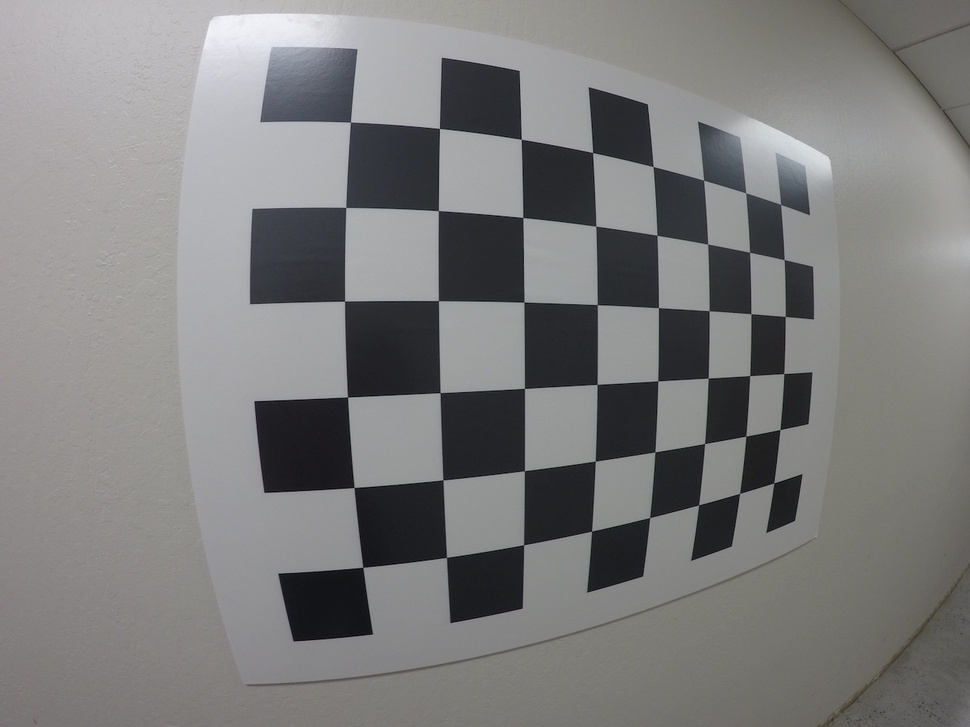
#> input picture calibration_wide/GOPR0032.jpg, 970 x 727 px, shrunk from 1280 x 960 before the run, found by its file name
$ jupyter execute --allow-errors Camera.ipynb   (shell and % lines are left out)   (older library calls are emulated)
#> lines starting #> are read from the running program, lines starting #| are printed output that depends on the picture; after the words box and inside, x2 and y2 are one past the last pixel; in counts of white or black regions, pixels touching at a corner belong together; pictures that were not available may be replaced by others from this repository, and a replacement may not be noted
[cell 1]
import numpy as np
import cv2
import glob
import matplotlib.pyplot as plt
import matplotlib.image as mpimg

img=mpimg.imread('/home/arnav08/PycharmProjects/Project 4/calibration_wide/GOPR0032.jpg')
#> img is the input picture: shape (727, 970, 3); mean R, G, B 125.1, 124.9, 124.7
plt.imshow(img)

[cell 2]
import numpy as np
import cv2
import matplotlib.pyplot as plt
import matplotlib.image as mpimg

nx= 8
ny = 6
img=cv2.imread('/home/arnav08/PycharmProjects/Project 4/calibration_wide/GOPR0032.jpg')
gray=cv2.cvtColor(img,cv2.COLOR_BGR2GRAY)

ret,corners = cv2.findChessboardCorners(gray,(nx,ny),None)
#> ret = True; corners = 48 rows, first 8: [350.4, 122], [439.4, 128.4], [521.3, 139.2], [592.7, 152.7], [653.1, 166.5], [703.6, 180.2], [745.7, 192.7], [780.6, 204.5]

if ret==True:
    cv2.drawChessboardCorners(img,(nx,ny),corners,ret)
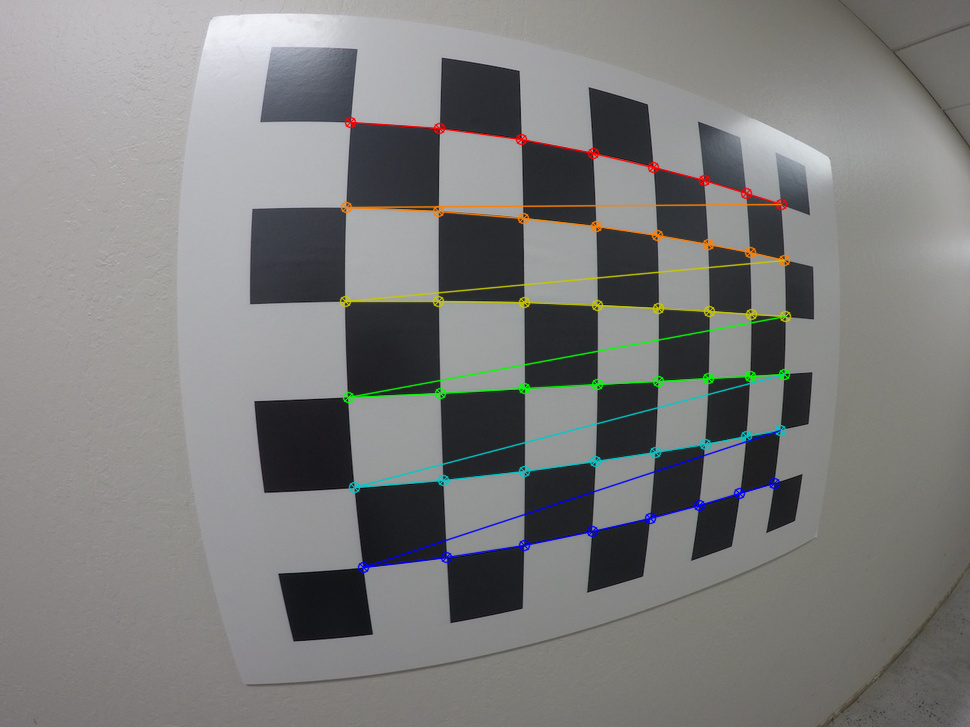
#> img: shape (727, 970, 3); mean B, G, R 124.5, 125.5, 125.4
    plt.imshow(img)

[cell 3]
# prepare object points, like (0,0,0), (1,0,0), (2,0,0) ....,(6,5,0)
objp = np.zeros((6*8,3), np.float32)
objp[:,:2] = np.mgrid[0:8, 0:6].T.reshape(-1,2)

# Arrays to store object points and image points from all the images.
objpoints = [] # 3d points in real world space
imgpoints = [] # 2d points in image plane.

# Make a list of calibration images
images = glob.glob('/home/arnav08/PycharmProjects/Project 4/calibration_wide/GO*.jpg')

# Step through the list and search for chessboard corners
for idx, fname in enumerate(images):
    img = cv2.imread(fname)
    gray = cv2.cvtColor(img, cv2.COLOR_BGR2GRAY)

    # Find the chessboard corners
    ret, corners = cv2.findChessboardCorners(gray, (8,6), None)

    # If found, add object points, image points
    if ret == True:
        objpoints.append(objp)
        imgpoints.append(corners)

        # [6 lines of commented-out code are left out]

ret, mtx, dist,rvecs,tvecs=cv2.calibrateCamera(objpoints,imgpoints, gray.shape[::-1],None,None)
#> ret = 0.315; mtx = [[424.5, 0, 493.1], [0, 424.8, 379.2], [0, 0, 1]]; dist = [[-0.253, 0.0893, -0.00083, 0.000895, -0.0178]]; rvecs = ([0.0931, -0.324, -0.0257], [0.114, -0.185, -0.0386], [0.05, 0.0227, -0.0108]); tvecs = ([-1.56, -2.8, 4.04], [-2.1, -2.83, 5.95], [-3.5, -2.76, 3.69])

#cv2.destroyAllWindows()

[cell 4]
import cv2
import numpy as np
import matplotlib.pyplot as plt
import matplotlib.image as mpimg
import numpy as np

[cell 5]
# [24 lines left out: function warp, not called in this run]

#> (a cell that did not finish here is left out)

[cell 7]
import numpy as np
import cv2
import matplotlib.pyplot as plt
import matplotlib.image as mpimg
import pickle


# Read in an image and grayscale it
image = mpimg.imread('signs_vehicles_xygrad.png')
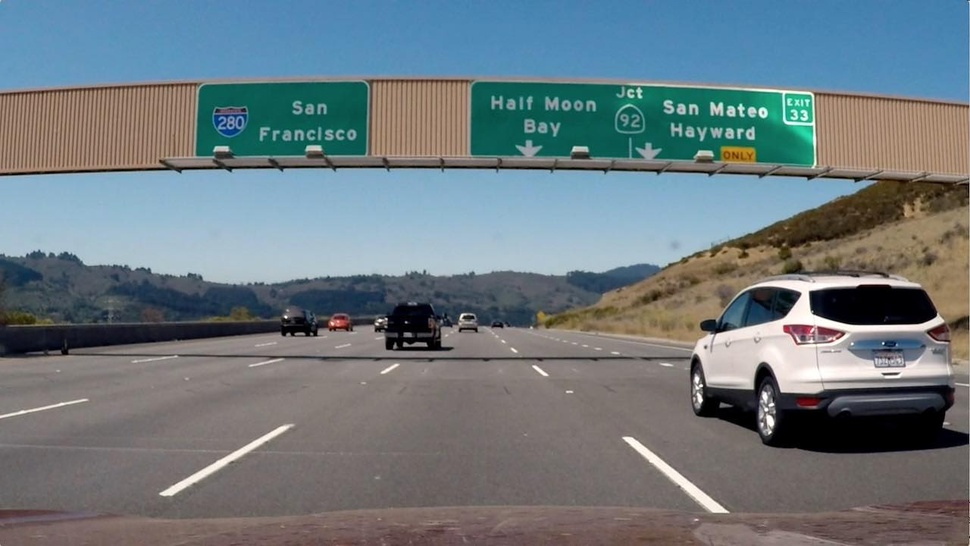
#> input picture signs_vehicles_xygrad.jpg, 970 x 546 px, shrunk from 1280 x 720 before the run, given in place of signs_vehicles_xygrad.png, which was not available
#> image is the input picture: shape (546, 970, 3); mean R, G, B 109.2, 121.6, 127.4

# Define a function that applies Sobel x or y,
# then takes an absolute value and applies a threshold.
# Note: calling your function with orient='x', thresh_min=5, thresh_max=100
# should produce output like the example image shown above this quiz.
def abs_sobel_thresh(img, orient='x', thresh_min=0, thresh_max=255):
    gray=cv2.cvtColor(img,cv2.COLOR_RGB2GRAY)
    if orient=='x':
        sobelx=cv2.Sobel(gray,cv2.CV_64F,1,0)
        abs_sobel=np.absolute(sobelx)
    if orient=='y':
        sobely=cv2.Sobel(gray,cv2.CV_64F,0,1)
        abs_sobel=np.absolute(sobely)
    scaled_sobel=np.uint8(255*abs_sobel/np.max(abs_sobel))
    binary_output = np.zeros_like(scaled_sobel)
    # Here I'm using inclusive (>=, <=) thresholds, but exclusive is ok too
    binary_output[(scaled_sobel >= thresh_min) & (scaled_sobel <= thresh_max)] = 1

    # Apply the following steps to img
    # 1) Convert to grayscale
    # 2) Take the derivative in x or y given orient = 'x' or 'y'
    # 3) Take the absolute value of the derivative or gradient
    # 4) Scale to 8-bit (0 - 255) then convert to type = np.uint8
    # 5) Create a mask of 1's where the scaled gradient magnitude
            # is > thresh_min and < thresh_max
    # 6) Return this mask as your binary_output image

    return binary_output

# Run the function
grad_binary = abs_sobel_thresh(image, orient='x', thresh_min=20, thresh_max=100)
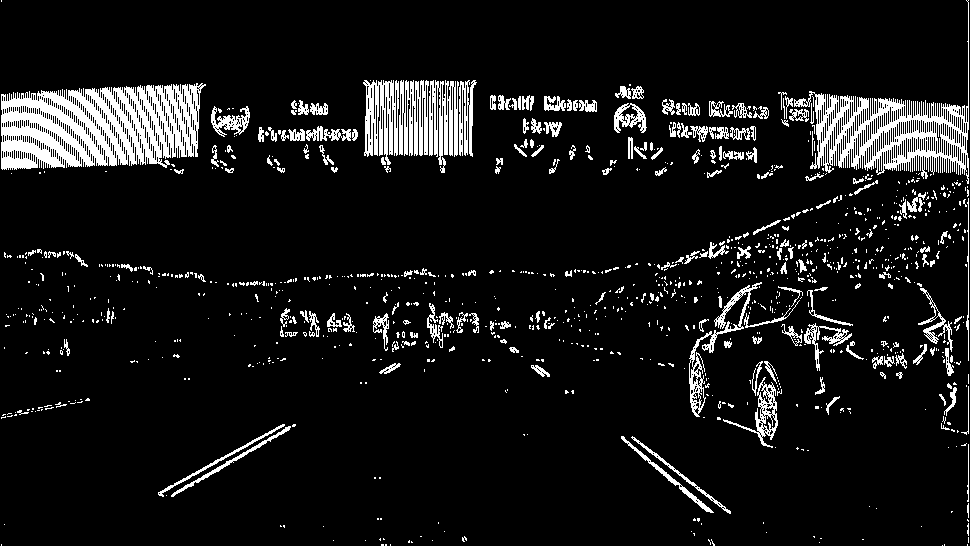
#> grad_binary: shape (546, 970); values 0 (black) and 1 (white), 8.9% white; 1111 white regions (905 under 20 px), largest, box (x1, y1, x2, y2) and area: (1, 83, 206, 170) 12194, (794, 0, 969, 184) 7428, (363, 80, 399, 165) 1885
# Plot the result
f, (ax1, ax2) = plt.subplots(1, 2, figsize=(24, 9))
f.tight_layout()
ax1.imshow(image)
ax1.set_title('Original Image', fontsize=50)
ax2.imshow(grad_binary, cmap='gray')
ax2.set_title('Thresholded Gradient', fontsize=50)
plt.subplots_adjust(left=0., right=1, top=0.9, bottom=0.)

[cell 8]
import numpy as np
import cv2
import matplotlib.pyplot as plt
import matplotlib.image as mpimg
import pickle

#> (the rest of this cell did not finish here and is left out)

[cell 9]
import numpy as np
import cv2
import matplotlib.pyplot as plt
import matplotlib.image as mpimg
import pickle

image= mpimg.imread('/home/arnav08/PycharmProjects/Project 4/signs_vehicles_xygrad.jpg')

def abs_sobel_thresh(image, orient='x', kernel_size=3, thresh=(0,255)):
    gray=cv2.cvtColor(image, cv2.COLOR_RGB2GRAY)
    if orient=='x':
        sobel_x=cv2.Sobel(gray, cv2.CV_64F,1,0)
        abs_sobel= np.absolute(sobel_x)
    if orient=='y':
        sobel_y=cv2.Sobel(gray, cv2.CV_64F,0,1)
        abs_sobel= np.absolute(sobel_y)

    scaled=np.uint8(255*abs_sobel/np.max(abs_sobel))
    binary=np.zeros_like(scaled)

    binary[(scaled>=thresh[0]) & (scaled<=thresh[0])]=1
    return binary

def mag_sobel_thresh(image,kernel_size=3, mag_thresh=(0,255)):
    gray=cv2.cvtColor(image,cv2.COLOR_RGB2GRAY)
    sobel_x=cv2.Sobel(gray,cv2.CV_64F,1,0, ksize=kernel_size)
    sobel_y=cv2.Sobel(gray,cv2.CV_64F,0,1,ksize=kernel_size)

    mag_sobel=np.sqrt(sobel_x**2 +sobel_y**2)

    scale_factor= np.max(mag_sobel)/255
    mag_sobel=(mag_sobel/scale_factor).astype(np.uint8)

    binary =  np.zeros_like(mag_sobel)
    binary[(mag_sobel>=mag_thresh[0]) & (mag_sobel<=mag_thresh[1])]=1

    return binary

def dir_threshold(img, kernel_size=3, thresh=(0, np.pi/2)):

    gray = cv2.cvtColor(img, cv2.COLOR_RGB2GRAY)
    # Calculate the x and y gradients
    sobelx = cv2.Sobel(gray, cv2.CV_64F, 1, 0, ksize=kernel_size)
    sobely = cv2.Sobel(gray, cv2.CV_64F, 0, 1, ksize=kernel_size)
    # Take the absolute value of the gradient direction,
    # apply a threshold, and create a binary image result
    absgraddir = np.arctan2(np.absolute(sobely), np.absolute(sobelx))
    binary =  np.zeros_like(absgraddir)
    binary[(absgraddir >= thresh[0]) & (absgraddir <= thresh[1])] = 1

    return binary

ksize=3
gradx = abs_sobel_thresh(image, orient='x', kernel_size=ksize, thresh=(10, 100))
#> gradx: shape (546, 970); values 0 (black) and 1 (white), 0.91% white in thin lines or dots
grady = abs_sobel_thresh(image, orient='y',kernel_size=ksize, thresh=(200, 255))
#> grady: shape (546, 970); values 0 (black) and 1 (white), 0% white in thin lines or dots, all inside (x1, y1, x2, y2) = (857, 324, 895, 373)
mag_binary = mag_sobel_thresh(image, kernel_size=ksize, mag_thresh=(100, 200))
#> in mag_sobel_thresh, `mag_sobel=np.sqrt(sobel_x**2 +sobel_y**2)`:
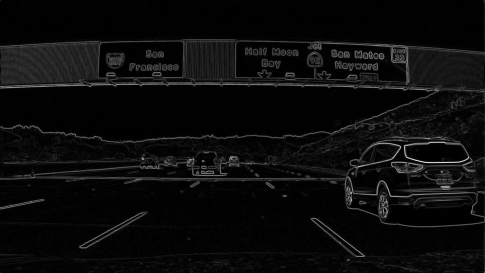
#> mag_sobel: shape (546, 970) float64 (shown at 1/2 size); min 0, max 975.2, mean 45; drawn with min black and max white
#> in mag_sobel_thresh, `scale_factor= np.max(mag_sobel)/255`: scale_factor = 3.82
#> mag_binary: shape (546, 970); values 0 (black) and 1 (white), 1.2% white in thin lines or dots, all inside (x1, y1, x2, y2) = (0, 85, 969, 546)
dir_binary = dir_threshold(image, kernel_size=ksize, thresh=(np.pi/9, np.pi/2))
#> dir_binary: shape (546, 970) float64; values 0 (black) and 1 (white), 74.9% white; 16364 black regions (15598 under 20 px), largest, box (x1, y1, x2, y2) and area: (0, 87, 213, 170) 13707, (794, 95, 970, 177) 9513, (350, 84, 484, 156) 7213

combined = np.zeros_like(dir_binary)
combined[((gradx == 1) & (grady == 1)) | ((mag_binary == 1) & (dir_binary == 1))] = 1

[cell 10]
f, (ax1, ax2) = plt.subplots(1, 2, figsize=(24, 9))
f.tight_layout()
ax1.imshow(image)
ax1.set_title('Original Image', fontsize=50)
ax2.imshow(combined, cmap='gray')
ax2.set_title('Thresholded Gradient', fontsize=50)
plt.subplots_adjust(left=0., right=1, top=0.9, bottom=0.)

[cell 11]
import cv2
import numpy as np
import matplotlib.pyplot as plt
import matplotlib.image as mpimg
import numpy as np

def lane_pipeline(image, s_thresh=(170,255), sx_thresh=(20,100)):
    hls=cv2.cvtColor(image, cv2.COLOR_RGB2HLS)
    gray=cv2.cvtColor(image, cv2.COLOR_RGB2GRAY)
    l_channel=hls[:,:,1]
    s_channel=hls[:,:,2]

    #Sobel in the x direction
    sobel_x=cv2.Sobel(gray,cv2.CV_64F,1,0)
    abs_sobelx=np.absolute(sobel_x)
    scaled_sobel=np.uint8(255*abs_sobelx/np.max(abs_sobelx))

    #Threshold x gradient
    sxbinary=np.zeros_like(scaled_sobel)
    sxbinary[(scaled_sobel>=sx_thresh[0]) & (scaled_sobel<=sx_thresh[1])]=1

    #Threshold color channel
    s_binary=np.zeros_like(s_channel)
    s_binary[(s_channel>=s_thresh[0]) & (s_channel<=s_thresh[1])]=1

    color_binary = np.dstack((np.zeros_like(sxbinary), sxbinary, s_binary)) * 255
    combined_binary = np.zeros_like(sxbinary)
    combined_binary[(s_binary == 1) | (sxbinary == 1)] = 1
    return combined_binary

def warp(img):
    img_size = (img.shape[1], img.shape[0])
    src = np.array([[91.4291, 718.468], [1021.46, 718.468], [711.63, 473.525], [515.621, 473.525]], np.float32)
    dst = np.array([[271.63, 718.468], [908.028,718.468], [906.028, 0], [271.617, 0]], np.float32)
    M = cv2.getPerspectiveTransform(src, dst)
    warped = cv2.warpPerspective(img, M, img_size, flags=cv2.INTER_LINEAR)
    return warped


img=mpimg.imread('/home/arnav08/PycharmProjects/Project 4/signs_vehicles_xygrad.jpg')
result=lane_pipeline(img)
#> result: shape (546, 970); values 0 (black) and 1 (white), 15.2% white; 1054 white regions (922 under 20 px), largest, box (x1, y1, x2, y2) and area: (459, 0, 970, 186) 28464, (1, 80, 399, 170) 24451, (689, 277, 897, 417) 3809
warped_im=warp(result)
#> in warp, `warped = cv2.warpPerspective(img, M, img_size, flags=cv2.INTER_LINEAR)`:
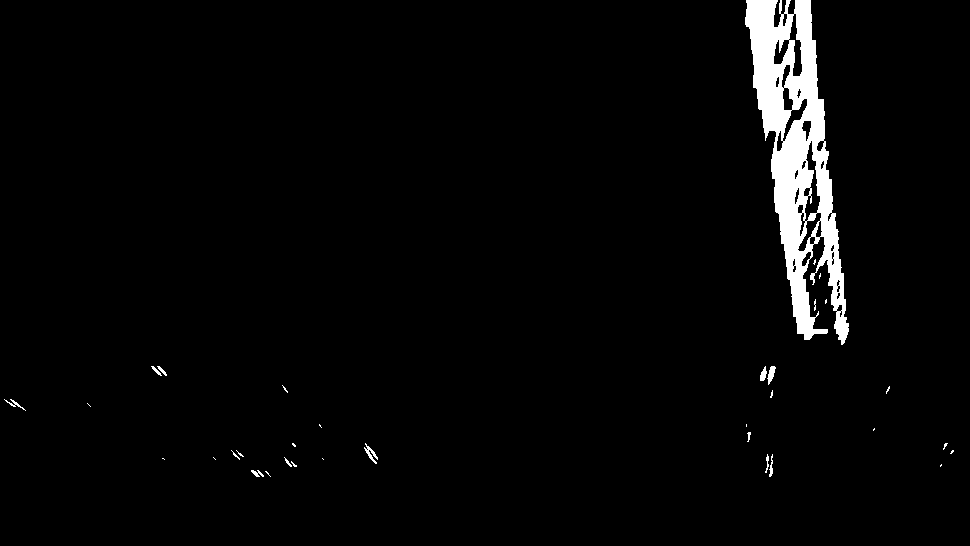
#> warped: shape (546, 970); values 0 (black) and 1 (white), 3% white; 34 white regions (22 under 20 px), largest, box (x1, y1, x2, y2) and area: (745, 0, 849, 345) 15084, (364, 443, 378, 464) 96, (767, 366, 776, 385) 89
#plt.imshow(warped_im)
#plt.show()
f, (ax1, ax2) = plt.subplots(1, 2, figsize=(24, 9))
f.tight_layout()

ax1.imshow(result,cmap='gray')
ax1.set_title('Original Image', fontsize=40)
ax2.imshow(warped_im,cmap='gray')
ax2.set_title('Pipeline Result', fontsize=40)
plt.subplots_adjust(left=0., right=1, top=0.9, bottom=0.)
plt.show()


histogram = np.sum(warped_im[warped_im.shape[0]//2:,:], axis=0)
#> histogram = 970 values, max 72 at index 842, min 0 at index 0, mean 2.81
#creating an output image to draw on and visualize the result

out_image=np.dstack((warped_im,warped_im,warped_im))*255
midpoint=np.argmax(histogram.shape[0]/2)
#> (the rest of this cell did not finish here and is left out)

[cell 12]
#img=mpimg.imread('/home/arnav08/PycharmProjects/Project 4/Lane.png')
img=mpimg.imread('/home/arnav08/PycharmProjects/Project 4/signs_vehicles_xygrad.jpg')
gray=cv2.cvtColor(img, cv2.COLOR_RGB2GRAY)
hls=cv2.cvtColor(img, cv2.COLOR_RGB2HLS)

l_channel=hls[:,:,1]
h_channel=hls[:,:,0]
s_channel=hls[:,:,2]
#plt.imshow(s_channel)

s_binary=np.zeros_like(s_channel)
s_binary[(s_channel>70) & (s_channel<=200)]=1
plt.imshow(s_binary,cmap='gray')

[cell 13]
import math

a=math.log(2/3,2)
b=math.log(1/3,2)
entropy=((-2/3)*a) -((1/3)*b)
print(entropy)

[cell 14]
import cv2
import matplotlib.image as mpimg
import matplotlib.pyplot as plt

image=mpimg.imread('/home/arnav08/PycharmProjects/Project 4/bbox-example-image.jpg')
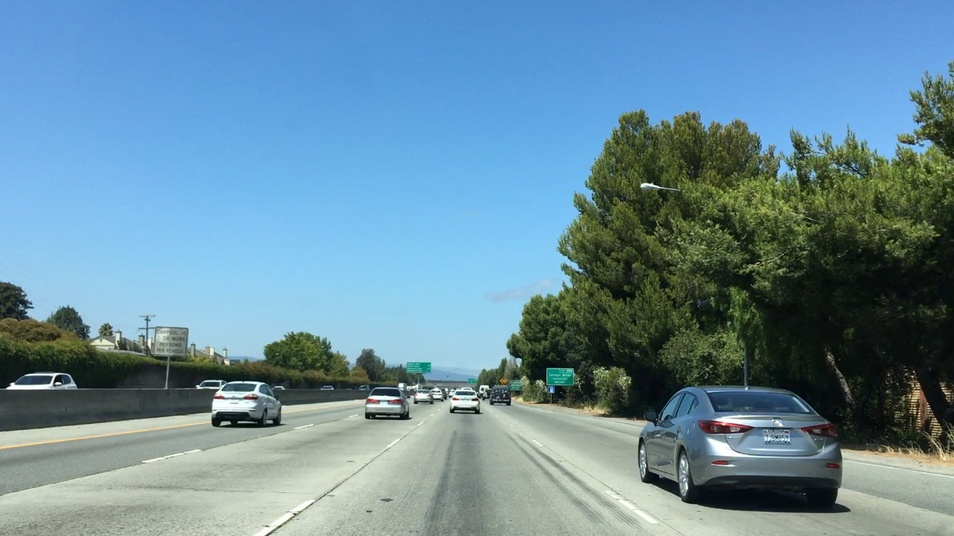
#> input picture bbox-example-image.jpg, 954 x 536 px, shrunk from 1259 x 707 before the run, found by its file name
#> image is the input picture: shape (536, 954, 3); mean R, G, B 104.8, 141, 158.5
plt.imshow(image)

[cell 15]
import cv2
import numpy as np
import matplotlib.pyplot as plt
import matplotlib.image as mpimg
import numpy as np


# [35 lines left out: functions abs_sobelx, dir_sobel, combined, not called in this run]


def get_thresholded_image(img):

    # convert to gray scale
    gray = cv2.cvtColor(img, cv2.COLOR_RGB2GRAY)

    height, width = gray.shape

    # apply gradient threshold on the horizontal gradient
    sx_binary = abs_sobel_thresh(gray, 'x', 10, 200)

    # apply gradient direction threshold so that only edges closer to vertical are detected.
    dir_binary = dir_threshold(gray, thresh=(np.pi / 6, np.pi / 2))

    # combine the gradient and direction thresholds.
    combined_condition = ((sx_binary == 1) & (dir_binary == 1))

    # R & G thresholds so that yellow lanes are detected well.
    color_threshold = 150
    R = img[:, :, 0]
    G = img[:, :, 1]
    color_combined = np.zeros_like(R)
    r_g_condition = (R > color_threshold) & (G > color_threshold)

    # color channel thresholds
    hls = cv2.cvtColor(img, cv2.COLOR_RGB2HLS)
    S = hls[:, :, 2]
    L = hls[:, :, 1]

    # S channel performs well for detecting bright yellow and white lanes
    s_thresh = (100, 255)
    s_condition = (S > s_thresh[0]) & (S <= s_thresh[1])

    # We put a threshold on the L channel to avoid pixels which have shadows and as a result darker.
    l_thresh = (120, 255)
    l_condition = (L > l_thresh[0]) & (L <= l_thresh[1])

    # combine all the thresholds
    # A pixel should either be a yellowish or whiteish
    # And it should also have a gradient, as per our thresholds
    color_combined[(r_g_condition & l_condition) & (s_condition | combined_condition)] = 1

    # apply the region of interest mask
    mask = np.zeros_like(color_combined)
    region_of_interest_vertices = np.array([[0, height - 1], [width / 2, int(0.5 * height)], [width - 1, height - 1]],
                                           dtype=np.int32)
    cv2.fillPoly(mask, [region_of_interest_vertices], 1)
    thresholded = cv2.bitwise_and(color_combined, mask)

    return thresholded


def abs_sobel_thresh(gray, orient='x', thresh_min=0, thresh_max=255):
    if orient == 'x':
        sobel = cv2.Sobel(gray, cv2.CV_64F, 1, 0)
    else:
        sobel = cv2.Sobel(gray, cv2.CV_64F, 0, 1)
    abs_sobel = np.absolute(sobel)
    max_value = np.max(abs_sobel)
    binary_output = np.uint8(255 * abs_sobel / max_value)
    threshold_mask = np.zeros_like(binary_output)
    threshold_mask[(binary_output >= thresh_min) & (binary_output <= thresh_max)] = 1
    return threshold_mask


def dir_threshold(gray, sobel_kernel=3, thresh=(0, np.pi / 2)):
    # Take the gradient in x and y separately
    sobel_x = cv2.Sobel(gray, cv2.CV_64F, 1, 0, ksize=sobel_kernel)
    sobel_y = cv2.Sobel(gray, cv2.CV_64F, 0, 1, ksize=sobel_kernel)
    # 3) Take the absolute value of the x and y gradients
    abs_sobel_x = np.absolute(sobel_x)
    abs_sobel_y = np.absolute(sobel_y)
    # 4) Use np.arctan2(abs_sobely, abs_sobelx) to calculate the direction of the gradient
    direction = np.arctan2(abs_sobel_y, abs_sobel_x)
    direction = np.absolute(direction)
    # 5) Create a binary mask where direction thresholds are met
    mask = np.zeros_like(direction)
    mask[(direction >= thresh[0]) & (direction <= thresh[1])] = 1
    # 6) Return this mask as your binary_output image
    return mask

img=mpimg.imread('/home/arnav08/PycharmProjects/Project 4/Lane.png')
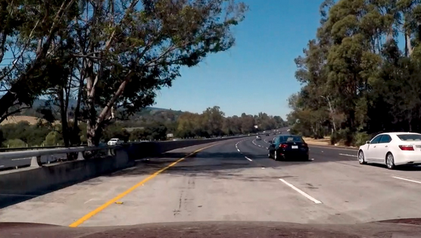
#> input picture Lane.png, 421 x 238 px, shrunk from 556 x 314 before the run, found by its file name
#> img is the input picture: shape (238, 421, 3) float32; mean R, G, B 0.345, 0.353, 0.355
im=get_thresholded_image(img)
#> in abs_sobel_thresh, `abs_sobel = np.absolute(sobel)`:
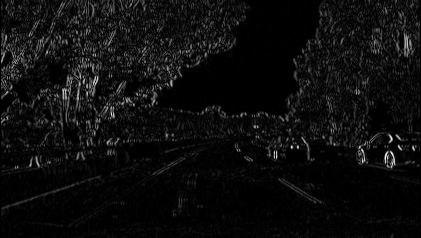
#> abs_sobel: shape (238, 421) float64; min 0, max 3.23, mean 0.175; drawn with min black and max white
#> in abs_sobel_thresh, `max_value = np.max(abs_sobel)`: max_value = 3.23
#> in get_thresholded_image, `dir_binary = dir_threshold(gray, thresh=(np.pi / 6, np.pi / 2))`:
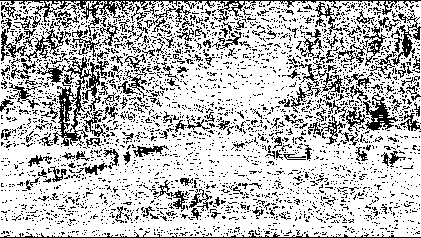
#> dir_binary: shape (238, 421) float64; values 0 (black) and 1 (white), 74.4% white; black in thin lines or dots
#> in get_thresholded_image, `R = img[:, :, 0]`:
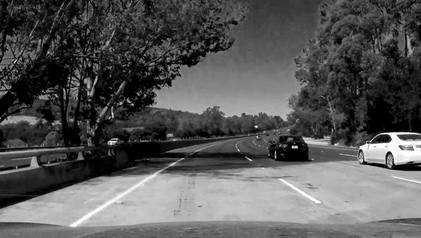
#> R: shape (238, 421) float32; min 0, max 1, mean 0.346
plt.imshow(im)
plt.show()
